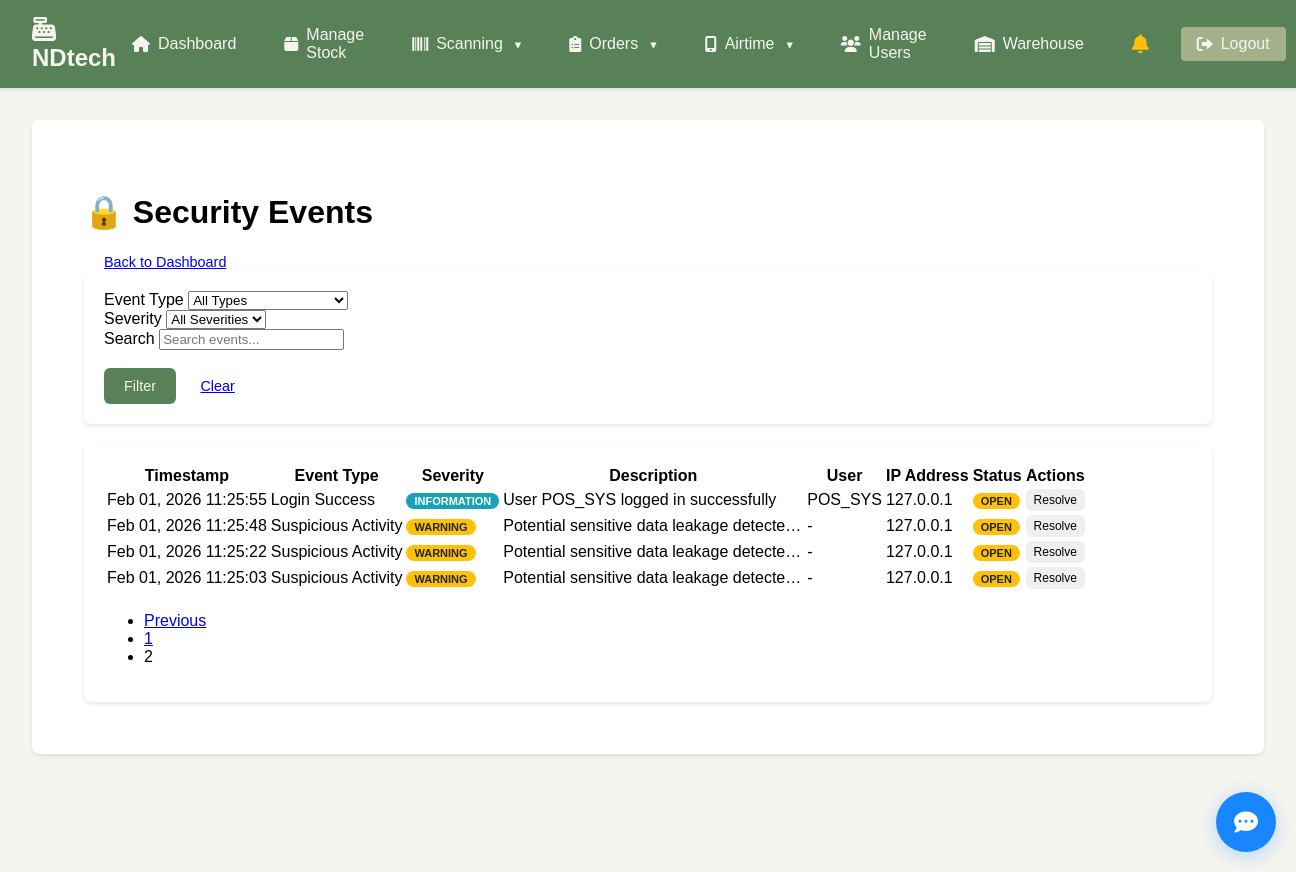
Page /audit/security-events/?page=2 (signed in) on the committed database.
### nano/models.py (models this page shows, shortened)
class SecurityAuditLog(models.Model):
    EVENT_TYPES = [
        ('login_success', 'Login Success'),
        ('login_failed', 'Login Failed'),
        ('logout', 'Logout'),
        ('password_change', 'Password Change'),
        ('password_reset', 'Password Reset'),
        ('account_locked', 'Account Locked'),
        ('account_unlocked', 'Account Unlocked'),
        ('permission_change', 'Permission Change'),
        ('role_change', 'Role Change'),
        ('2fa_enabled', '2FA Enabled'),
        ('2fa_disabled', '2FA Disabled'),
        ('2fa_failed', '2FA Failed'),
        ('suspicious_activity', 'Suspicious Activity'),
        ('brute_force_detected', 'Brute Force Detected'),
        ('session_hijack', 'Session Hijack Attempt'),
    ]
    SEVERITY_LEVELS = [
        ('info', 'Information'),
        ('warning', 'Warning'),
        ('error', 'Error'),
        ('critical', 'Critical'),
    ]
    user = models.ForeignKey(User, on_delete=models.SET_NULL, null=True, blank=True, related_name='security_logs')
    event_type = models.CharField(max_length=30, choices=EVENT_TYPES)
    severity = models.CharField(max_length=10, choices=SEVERITY_LEVELS, default='info')
    description = models.TextField()
    ip_address = models.GenericIPAddressField(null=True, blank=True)
    user_agent = models.TextField(blank=True)
    username_attempted = models.CharField(max_length=150, blank=True, help_text="Username used in login attempt")
    country = models.CharField(max_length=100, blank=True)
    city = models.CharField(max_length=100, blank=True)
    session_key = models.CharField(max_length=40, blank=True)
    request_data = models.JSONField(default=dict)
    response_data = models.JSONField(default=dict)
    detection_method = models.CharField(max_length=50, blank=True, help_text="How this event was detected")
    confidence_score = models.DecimalField(max_digits=3, decimal_places=2, null=True, blank=True)
    is_resolved = models.BooleanField(default=False)
    resolved_by = models.ForeignKey(User, on_delete=models.SET_NULL, null=True, blank=True, related_name='resolved_security_logs')
    resolved_at = models.DateTimeField(null=True, blank=True)
    resolution_notes = models.TextField(blank=True)
    created_at = models.DateTimeField(auto_now_add=True)
    class Meta:
        ordering = ['-created_at']
        indexes = [
            models.Index(fields=['event_type', 'severity', 'created_at']),
            models.Index(fields=['user', 'created_at']),
            models.Index(fields=['ip_address', 'created_at']),
            models.Index(fields=['is_resolved', 'created_at']),
        ]

### nano/views_audit_dashboard.py (the view, shortened to what this page needs)
# urls.py: path('audit/security-events/', views_audit_dashboard.security_events_view, name='security_events'),
@login_required
@user_passes_test(is_admin_or_manager)
def security_events_view(request):
    page = request.GET.get('page', 1)
    event_type = request.GET.get('event_type', '')
    severity = request.GET.get('severity', '')
    search = request.GET.get('search', '')
    events = SecurityAuditLog.objects.select_related('user', 'resolved_by').order_by('-created_at')
    if event_type:
        events = events.filter(event_type=event_type)
    if severity:
        events = events.filter(severity=severity)
    paginator = Paginator(events, 50)
    events_page = paginator.get_page(page)
    context = {
        'events': events_page,
        'event_types': SecurityAuditLog.EVENT_TYPES,
        'severity_levels': SecurityAuditLog.SEVERITY_LEVELS,
        'current_filters': {
            'event_type': event_type,
            'severity': severity,
            'search': search,
        },
        'page_title': 'Security Events',
    }
    return render(request, 'nano/security_events.html', context)

### nano/authentication.py (called while the page is built)
    def get_user(self, user_id):
        try:
            user = User.objects.get(pk=user_id)
            if not user.is_active:
                return None
            try:
                user_profile = UserProfile.objects.get(user=user)
                if not user_profile.is_active:
                    return None
            except UserProfile.DoesNotExist:
                pass
            return user
        except User.DoesNotExist:
            return None

### nano/views_audit_dashboard.py (called while the page is built)
def is_admin_or_manager(user):
    if not user.is_authenticated:
        return False
    try:
        profile = user.userprofile
        return profile.role in ['admin', 'manager', 'superuser']
    except UserProfile.DoesNotExist:
        return user.is_staff or user.is_superuser

### nano/templates/nano/security_events.html (shortened to what this page needs)
{% extends "nano/base.html" %}
{% load static %}
{% block content %}
<div class="security-events">
    <div class="d-flex justify-content-between align-items-center mb-4">
        <h1>🔒 Security Events</h1>
        <a href="{% url 'nano:audit_dashboard' %}" class="btn btn-outline-primary">Back to Dashboard</a>
    </div>
    <div class="filters-section">
        <form method="get" class="row g-3">
            <div class="col-md-3">
                <label for="event_type" class="form-label">Event Type</label>
                <select name="event_type" id="event_type" class="form-select">
                    <option value="">All Types</option>
                </select>
            </div>
            <div class="col-md-3">
                <label for="severity" class="form-label">Severity</label>
                <select name="severity" id="severity" class="form-select">
                    <option value="">All Severities</option>
                </select>
            </div>
            <div class="col-md-4">
                <label for="search" class="form-label">Search</label>
                <input type="text" name="search" id="search" class="form-control"
                       value="{{ current_filters.search }}" placeholder="Search events...">
            </div>
            <div class="col-md-2">
                <label class="form-label">&nbsp;</label>
                <div>
                    <button type="submit" class="btn btn-primary me-2">Filter</button>
                    <a href="{% url 'nano:security_events' %}" class="btn btn-outline-secondary">Clear</a>
                </div>
            </div>
        </form>
    </div>
    <div class="events-table">
        {% if events %}
        <div class="table-responsive">
            <table class="table table-striped">
                <thead>
                    <tr>
                        <th>Timestamp</th>
                        <th>Event Type</th>
                        <th>Severity</th>
                        <th>Description</th>
                        <th>User</th>
                        <th>IP Address</th>
                        <th>Status</th>
                        <th>Actions</th>
                    </tr>
                </thead>
                <tbody>
                    {% for event in events %}
                    <tr>
                        <td>{{ event.created_at|date:"M d, Y H:i:s" }}</td>
                        <td>{{ event.get_event_type_display }}</td>
                        <td>
                            <span class="event-severity severity-{{ event.severity }}">
                                {{ event.get_severity_display }}
                            </span>
                        </td>
                        <td class="event-details" title="{{ event.description }}">
                            {{ event.description|truncatechars:100 }}
                        </td>
                        <td>
                            {% if event.user %}
                                {{ event.user.username }}
                            {% else %}
                                -
                            {% endif %}
                        </td>
                        <td>
                            {% if event.ip_address %}
                                {{ event.ip_address }}
                            {% else %}
                                -
                            {% endif %}
                        </td>
                        <td>
                            {% if event.is_resolved %}
                                <span class="resolved-badge">Resolved</span>
                            {% else %}
                                <span class="event-severity severity-warning">Open</span>
                            {% endif %}
                        </td>
                        <td>
                            {% if not event.is_resolved %}
                                <button class="btn btn-sm btn-success btn-resolve"
                                        data-event-id="{{ event.id }}"
                                        onclick="resolveEvent(this)">
                                    Resolve
                                </button>
                            {% else %}
                                <small class="text-muted">
                                    By {{ event.resolved_by.username }}<br>
                                    {{ event.resolved_at|date:"M d, H:i" }}
                                </small>
                            {% endif %}
                        </td>
                    </tr>
                    {% endfor %}
                </tbody>
            </table>
        </div>
        {% if events.has_other_pages %}
        <nav aria-label="Security events pagination">
            <ul class="pagination justify-content-center">
                {% if events.has_previous %}
                    <li class="page-item">
                        <a class="page-link" href="?page={{ events.previous_page_number }}">Previous</a>
                    </li>
                {% endif %}
                {% for num in events.paginator.page_range %}
                    {% if events.number == num %}
                        <li class="page-item active">
                            <span class="page-link">{{ num }}</span>
                        </li>
                    {% elif num > events.number|add:"-3" and num < events.number|add:"3" %}
                        <li class="page-item">
                            <a class="page-link" href="?page={{ num }}">{{ num }}</a>
                        </li>
                    {% endif %}
                {% endfor %}
            </ul>
        </nav>
        {% endif %}
        {% else %}
        <div class="text-center py-5">
            <h5>No security events found</h5>
            <p class="text-muted">Try adjusting your filters or check back later.</p>
        </div>
        {% endif %}
    </div>
</div>
{% endblock %}

### nano/static/nano/styles.css (style rules this page uses)
body { font-family: Arial, sans-serif; margin: 0; padding: 0; background-color: #f5f5f0; }

### nano/static/nano/notifications.css (style rules this page uses)
.btn { padding: 10px 20px; border: none; border-radius: 6px; cursor: pointer; font-size: 0.9rem; transition: all 0.2s ease; }
.btn-primary { background: #588157; color: #f5f5f0; }

### nano/templates/nano/security_events.html (style rules this page uses)
.security-events { padding: 20px; }
.filters-section { background: white; border-radius: 8px; padding: 20px; box-shadow: 0 2px 4px rgba(0,0,0,0.1); margin-bottom: 20px; }
.events-table { background: white; border-radius: 8px; padding: 20px; box-shadow: 0 2px 4px rgba(0,0,0,0.1); }
.table { margin-bottom: 0; }
.event-severity { padding: 2px 8px; border-radius: 12px; font-size: 11px; text-transform: uppercase; font-weight: bold; }
.severity-warning { background: #ffc107; color: #212529; }
.severity-info { background: #17a2b8; color: white; }
.pagination { margin-top: 20px; }
.btn-resolve { padding: 4px 8px; font-size: 12px; }
.event-details { max-width: 300px; white-space: nowrap; overflow: hidden; text-overflow: ellipsis; }

### rows in the picture
SecurityAuditLog: created_at "Feb 01, 2026 11:25:55", event_type "Login Success", severity "INFORMATION", description "User POS_SYS logged in successfully", user.username "POS_SYS", ip_address "127.0.0.1", is_resolved "OPEN"
SecurityAuditLog: created_at "Feb 01, 2026 11:25:48", event_type "Suspicious Activity", severity "WARNING", description "Potential sensitive data leakage detecte…", ip_address "127.0.0.1", is_resolved "OPEN"
SecurityAuditLog: created_at "Feb 01, 2026 11:25:22", event_type "Suspicious Activity", severity "WARNING", description "Potential sensitive data leakage detecte…", ip_address "127.0.0.1", is_resolved "OPEN"
SecurityAuditLog: created_at "Feb 01, 2026 11:25:03", event_type "Suspicious Activity", severity "WARNING", description "Potential sensitive data leakage detecte…", ip_address "127.0.0.1", is_resolved "OPEN"

### other values in the picture
{{ num }} "1"
{{ num }} "2"
